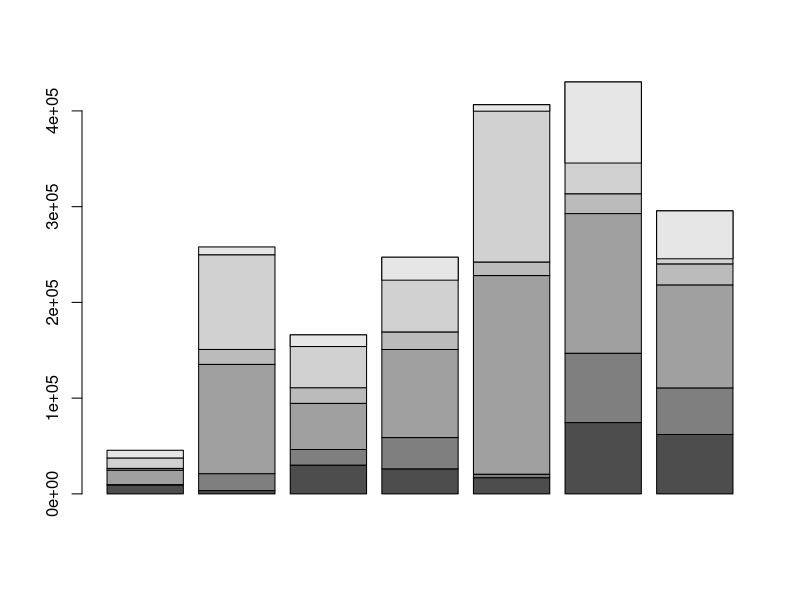
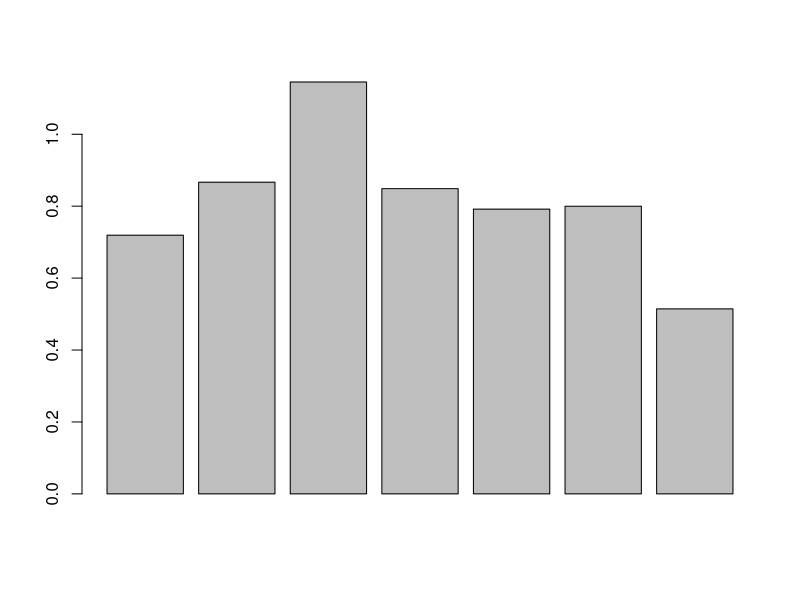
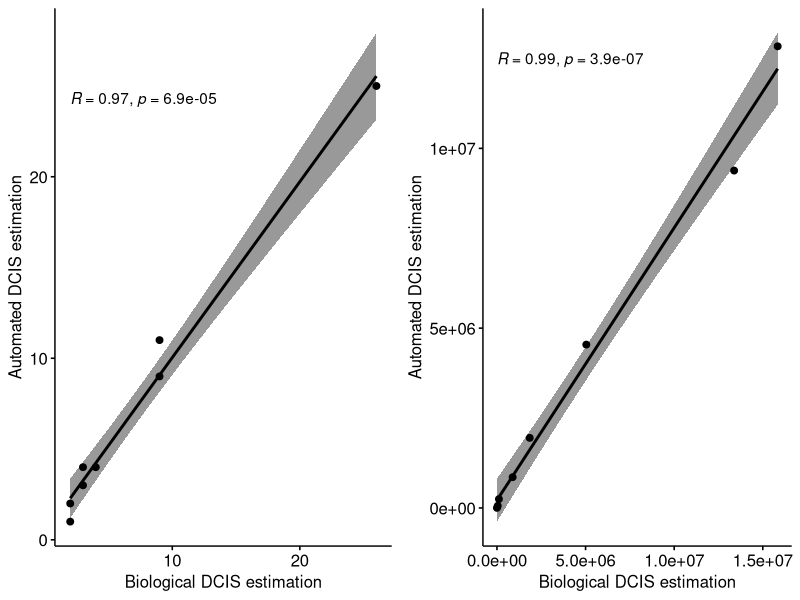
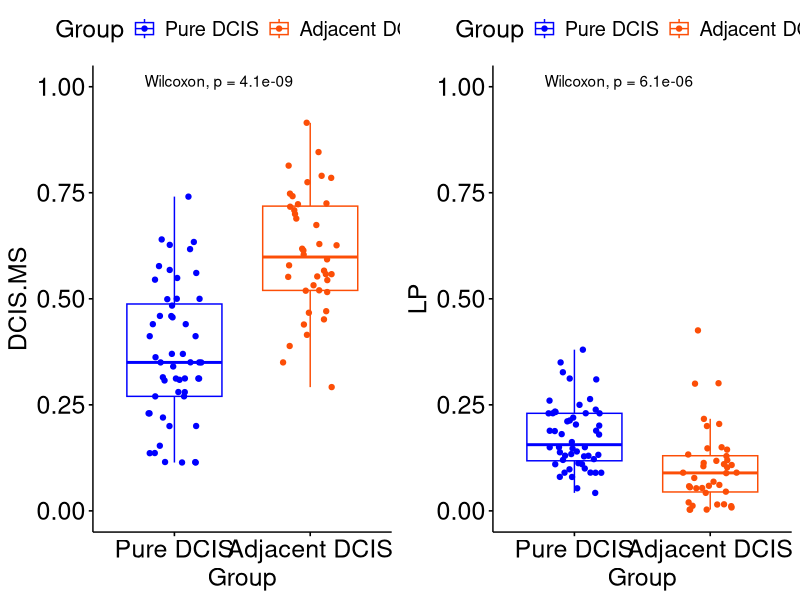
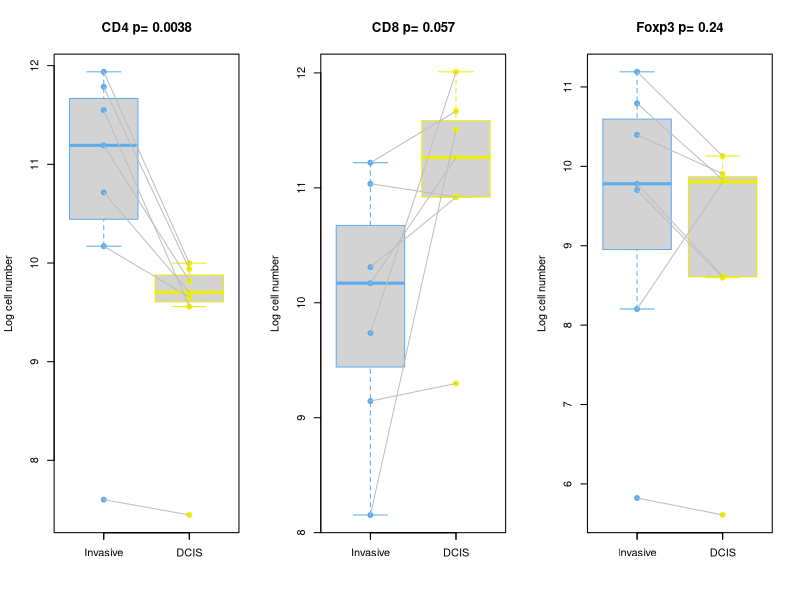
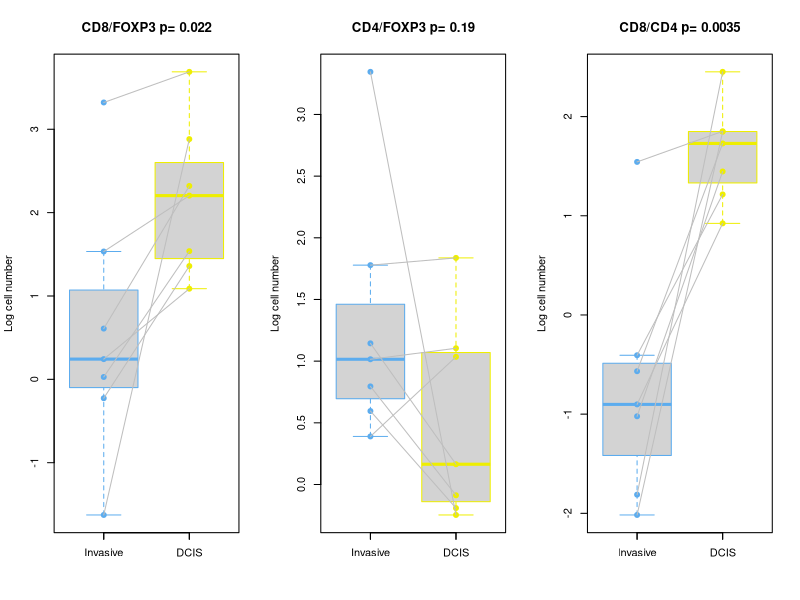
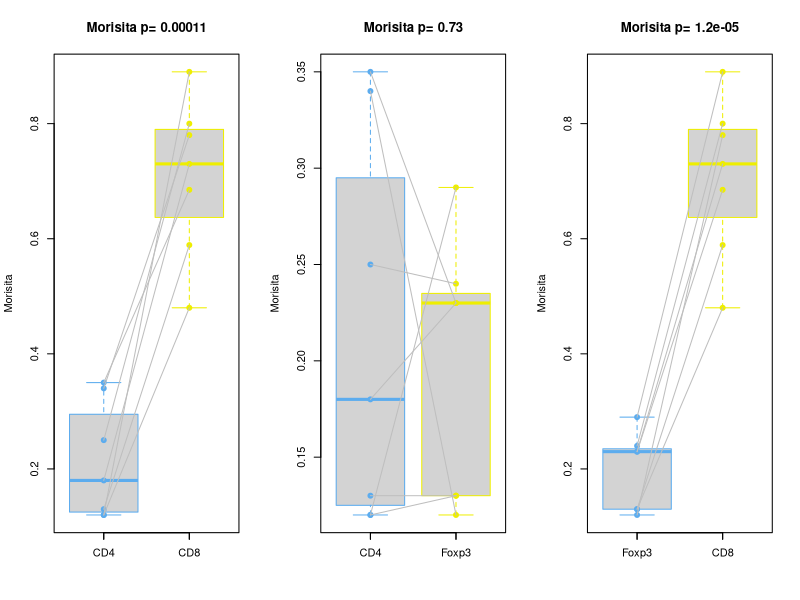
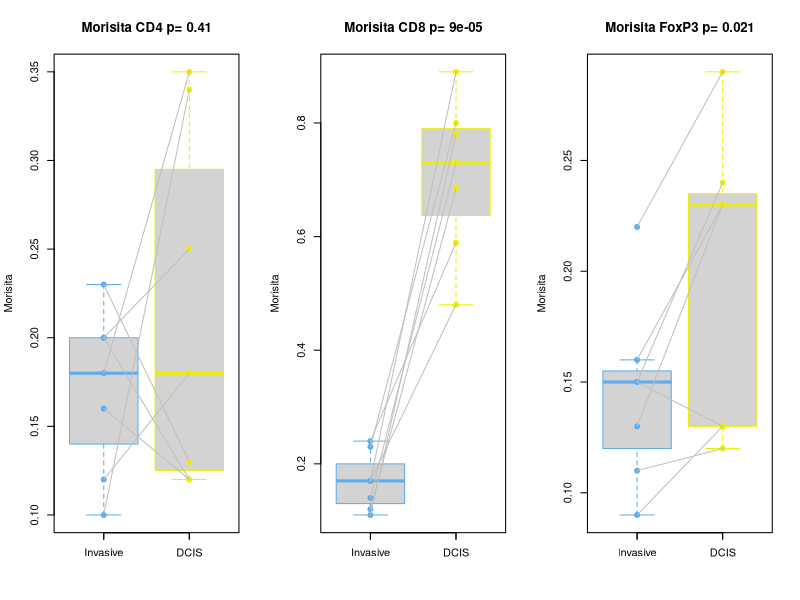

Reproduce these figures in R, in order.
library(ggpubr)
library(ggplot2)
library(gridExtra)

# Figure 4

t=read.csv("Dave_validData_Fig4_data.csv")

p1 <- ggscatter(t,x="B.sz.IHC",y="A.sz.HE", add="reg.line",conf.int=TRUE,cor.coef = TRUE,cor.method = "spearman",xlab="Biological DCIS estimation",ylab="Automated DCIS estimation")
#dev.off()

t=read.csv("Dave_validData_annotation_area.csv")
pdf(file = "figures/Fig4d.pdf", width = 18 , height = 8)
p2 <- ggscatter(t,x="IHC",y="HE", add="reg.line",conf.int=TRUE,cor.coef = TRUE, cor.method = "pearson",xlab="Biological DCIS estimation",ylab="Automated DCIS estimation")
p3<-grid.arrange(p1,p2, nrow=1)
dev.off()

#Figure 6

MS_data=read.csv('Dave_validData_Fig6_data.csv',stringsAsFactors = F)
MS_data_PD=MS_data[MS_data$Group == "Pure DCIS",]
MS_data_AD=MS_data[MS_data$Group == "Adjacent DCIS",]
pdf(file="figures/MS_Lym_Pure_adjacent_Figure6.pdf",width = 12 , height = 8)

p1 <- ggboxplot(MS_data,x="Group",y="DCIS.MS", color="Group", palette = c("#0000FF", "#FC4E07"), line.color="gray", line.size=1.0, add="jitter")+scale_y_continuous(limits=c(0,1))+
  stat_compare_means(method="wilcox")+theme(text = element_text(size=18))

p2 <- ggboxplot(MS_data,x="Group",y="LP", color="Group", palette = c("#0000FF", "#FC4E07"), line.color="gray", line.size=1.0, add="jitter")+scale_y_continuous(limits=c(0,1))+
  stat_compare_means(method="wilcox")+theme(text = element_text(size=18))



p3<-grid.arrange(p1,p2, nrow=1)

dev.off()


tab=read.csv("CD4_CD8_FOXP3_data.csv", as.is=T)
x=log(tab$number.of.CD4.cells-tab$number.of.CD4.cells.in.DCIS)
y=log(tab$number.of.CD4.cells.in.DCIS)


Boxplot = function(x, y, main=NULL, labels=NULL,...){
  x=log(x)
  y=log(y)
  ks <- t.test(x,y, paired=T, ...)
  p <- signif((ks)$p.value,2)
  boxplot(x, y, main=paste(main,'p=', p), xlab="", ylab="Log cell number", varwidth=TRUE, border=c("steelblue2", "yellow2"),...)
  points(x=c(rep(1,7),rep(2,7)), y=c(x,y), col=c(rep("steelblue2",7), rep("yellow2", 7)), pch=19)
  for(i in 1:7)
    lines(x=1:2, y=cbind(x,y)[i,], col="grey")
  axis(side=1, at=1:2,labels=labels)
  return (p)
}


Boxplot_m = function(x, y, main=NULL, labels=NULL,...){
  x=x
  y=y
  ks <- t.test(x,y, paired=T, ...)
  p <- signif((ks)$p.value,2)
  boxplot(x, y, main=paste(main,'p=', p), xlab="", ylab="Morisita",  varwidth=TRUE, border=c("steelblue2", "yellow2"),...)
  points(x=c(rep(1,7),rep(2,7)), y=c(x,y), col=c(rep("steelblue2",7), rep("yellow2", 7)), pch=19)
  for(i in 1:7)
    lines(x=1:2, y=cbind(x,y)[i,], col="grey")
  axis(side=1, at=1:2,labels=labels)
  return (p)
}

pdf(file="figures/boxplot_inv_dcis_number_wil_inv_dcis.pdf", width=8, height=3)
#png(paste0("1//boxplot_inv_dcis_number_wil_inv_dcis.png"),width=18, height=8, units = "cm", res=100)
par(mfrow=c(1,3))
p1n=Boxplot((tab$number.of.CD4.cells-tab$number.of.CD4.cells.in.DCIS),(tab$number.of.CD4.cells.in.DCIS), main='CD4', labels=c("Invasive", "DCIS"))
p2n=Boxplot((tab$number.of.CD8.cells-tab$number.of.CD8.cells.in.DCIS), tab$number.of.CD8.cells.in.DCIS, main='CD8', labels=c("Invasive", "DCIS"))
p3n=Boxplot(tab$number.of.foxp3.cells-tab$number.of.foxp3.cells.in.DCIS, tab$number.of.foxp3.cells.in.DCIS, main='Foxp3', labels=c("Invasive", "DCIS"))
p=c(p1n,p2n,p3n)
p_adjust_cell_number_BH<-p.adjust(p, method = "BH")
p_adjust_cell_number_BH
dev.off()


pdf(file="figures/boxplot_inv_dcis_ratio_wil.pdf", width=8, height=3)
par(mfrow=c(1,3))
p1n=Boxplot((tab$number.of.CD8.cells-tab$number.of.CD8.cells.in.DCIS)/(tab$number.of.foxp3.cells-tab$number.of.foxp3.cells.in.DCIS), tab$number.of.CD8.cells.in.DCIS/tab$number.of.foxp3.cells.in.DCIS, main='CD8/FOXP3', labels=c("Invasive", "DCIS"))
p2n=Boxplot((tab$number.of.CD4.cells-tab$number.of.CD4.cells.in.DCIS)/(tab$number.of.foxp3.cells-tab$number.of.foxp3.cells.in.DCIS), tab$number.of.CD4.cells.in.DCIS/tab$number.of.foxp3.cells.in.DCIS, main='CD4/FOXP3', labels=c("Invasive", "DCIS"))
p3n=Boxplot((tab$number.of.CD8.cells-tab$number.of.CD8.cells.in.DCIS)/(tab$number.of.CD4.cells-tab$number.of.CD4.cells.in.DCIS), tab$number.of.CD8.cells.in.DCIS/tab$number.of.CD4.cells.in.DCIS, main='CD8/CD4', labels=c("Invasive", "DCIS"))
#Boxplot((tab$number.of.CD8.cells-tab$number.of.CD4.cells.in.DCIS)/(tab$number.of.CD8.cells-tab$number.of.CD8.cells.in.DCIS), tab$number.of.CD4.cells.in.DCIS/tab$number.of.CD8.cells.in.DCIS, main='CD4/CD8', labels=c("Invasive", "DCIS"))
p=c(p1n,p2n,p3n)
p_adjust_cell_type_ratio_BH<-p.adjust(p, method = "BH")
p_adjust_cell_type_ratio_BH
dev.off()


pdf(file="figures/boxplot_inv_dcis_morisita_phenmap.pdf", width=8, height=3)
#png(paste0("1//boxplot_inv_dcis_morisita_wil.png"),width=18, height=8, units = "cm", res=100)
par(mfrow=c(1,3))
p1=Boxplot_m((tab$morisita.cd4),(tab$morisita.cd8),main='Morisita',labels=c('CD4','CD8'))
p2=Boxplot_m((tab$morisita.cd4),(tab$morisita.foxp3),main='Morisita',labels=c('CD4','Foxp3'))
p3=Boxplot_m((tab$morisita.foxp3),(tab$morisita.cd8), main='Morisita',labels=c('Foxp3','CD8'))

p=c(p1,p2,p3)
p_adjust_dcis<-p.adjust(p, method = "BH")
p_adjust_dcis
#resulting p from BH 0.000165 0.730000 0.000036
#resulting p from hochberg  2.2e-04 7.3e-01 3.6e-05

dev.off()

pdf(file="figures/boxplot_morisita_dcis_inv.pdf", width=8, height=3)
#png(paste0("1//boxplot_inv_dcis_morisita_dcis_inv_v1.png"),width=18, height=8, units = "cm", res=100)
par(mfrow=c(1,3))
p1=Boxplot_m((tab$morisita.cd4.inv),(tab$morisita.cd4), main='Morisita CD4',labels=c("Invasive", "DCIS"))
p2=Boxplot_m((tab$morisita.cd8.inv),(tab$morisita.cd8), main='Morisita CD8',labels=c("Invasive", "DCIS"))
p3=Boxplot_m((tab$morisita.foxp3.inv),(tab$morisita.foxp3), main='Morisita FoxP3',labels=c("Invasive", "DCIS"))

p=c(p1,p2,p3)
p_adjust_inv_dcis<-p.adjust(p, method = "BH")
p_adjust_inv_dcis
# resulting p from BH and hochberg are same  0.41000 0.00027 0.03150
# resulting p from hochberg is  0.41000 0.00027 0.04200

dev.off()



tab1=tab[,c(3:4)]-tab[,10:11]
barplot(as.matrix(t(cbind(tab1, tab[,c(8:10)], tab[,7]-rowSums(tab[,2:4])))))
barplot(tab[,10]/tab[,8])

cols=c("darkred", "steelblue", "grey")
pdf(file="figures/barplot.pdf", width=4, height=9)
#png(paste0("1//barplot.png"),width=12, height=18, units = "cm", res=100)
par(mfrow=c(3,1))
x=tab[,3:4]/tab[,7]
x=cbind(x,1-rowSums(x))
barplot(t(x), beside=F, col= cols, ylab='Proportion of lymphocyte',  xlab="WSI")
legend('topright', inset=c(-0.01,0), legend=c('CD8', 'Foxp3', 'others'), col=cols, pch=15)

x=tab[,10:11]/tab[,7]
x=cbind(x,1-rowSums(x))
barplot(t(x), beside=F, col= cols, ylab='Proportion of lymphocyte',  xlab="DCIS")
legend('topright', inset=c(-0.01,0), legend=c('CD8', 'Foxp3', 'others'), col= cols, pch=15)

x=tab[,3:4]-tab[,10:11]
x=x/tab[,7]
x=cbind(x,1-rowSums(x))
barplot(t(x), beside=F, col= cols, ylab='Proportion of lymphocyte',  xlab="Invasive")
legend('topright', inset=c(-0.01,0), legend=c('CD8', 'Foxp3', 'others'), col= cols, pch=15)
dev.off()

library("ggpubr")
library(ggpubr,magittr)
library("ggplot2")

pdf(file="figures/correlation_CD4_CD8_FoxP3_HE_WSI.pdf",width=8,height=8)
cor_HE_CD4 <- tab[, c(2:4 ,7)]
p1_inv <- ggscatter(cor_HE_CD4,x="number.of.lym.in.H.E",y="number.of.CD4.cells",add="reg.line",conf.int=TRUE,cor.coef = TRUE,cor.method = "spearman", xlab="HE", ylab="CD4")
#dev.off()

#pdf(file="1/correlation_CD8_HE.pdf",width=12,height=8)
p2_inv <- ggscatter(cor_HE_CD4,x="number.of.lym.in.H.E",y="number.of.CD8.cells",add="reg.line",conf.int=TRUE,cor.coef = TRUE,cor.method = "spearman", xlab="HE", ylab="CD8")
#dev.off()

#pdf(file="1/correlation_FoxP3_HE.pdf",width=12,height=8)
p3_inv <- ggscatter(cor_HE_CD4,x="number.of.lym.in.H.E",y="number.of.foxp3.cells",add="reg.line",conf.int=TRUE,cor.coef = TRUE,cor.method = "spearman", xlab="HE", ylab="FoxP3")
ggarrange(p1_inv,p2_inv,p3_inv,nrow=1)
dev.off()
#dev.off()


pdf(file="figures/correlation_CD4_CD8_FoxP3_HE_DCIS.pdf",width=10,height=6)
cor_HE_CD4_DCIS <- tab[, c(2:4 ,8)]
p1 <- ggscatter(cor_HE_CD4_DCIS,x="number.of.lym.in.H.E.DCIS",y="number.of.CD4.cells",add="reg.line",conf.int=TRUE,cor.coef = TRUE,cor.method = "spearman", xlab="HE", ylab="CD4")
#dev.off()

#pdf(file="1/correlation_CD8_HE_DCIS.pdf",width=12,height=8)
#cor_HE_CD4_DCIS <- tab[, c(2:4 ,8)]
p2 <- ggscatter(cor_HE_CD4_DCIS,x="number.of.lym.in.H.E.DCIS",y="number.of.CD8.cells",add="reg.line",conf.int=TRUE,cor.coef = TRUE,cor.method = "spearman", xlab="HE", ylab="CD8")
#dev.off()

#pdf(file="1/correlation_FoxP3_HE_DCIS.pdf",width=12,height=8)
#cor_HE_CD4_DCIS <- tab[, c(2:4 ,8)]
p3 <- ggscatter(cor_HE_CD4_DCIS,x="number.of.lym.in.H.E.DCIS",y="number.of.foxp3.cells",add="reg.line",conf.int=TRUE,cor.coef = TRUE,cor.method = "spearman", xlab="HE", ylab="FoxP3")
ggarrange(p1, p2, p3, nrow = 1)
dev.off()


#a = tab[, c(2:4, 7)]


p = c(0.001, 0.5)
p.adjust(p, method = "BH")
